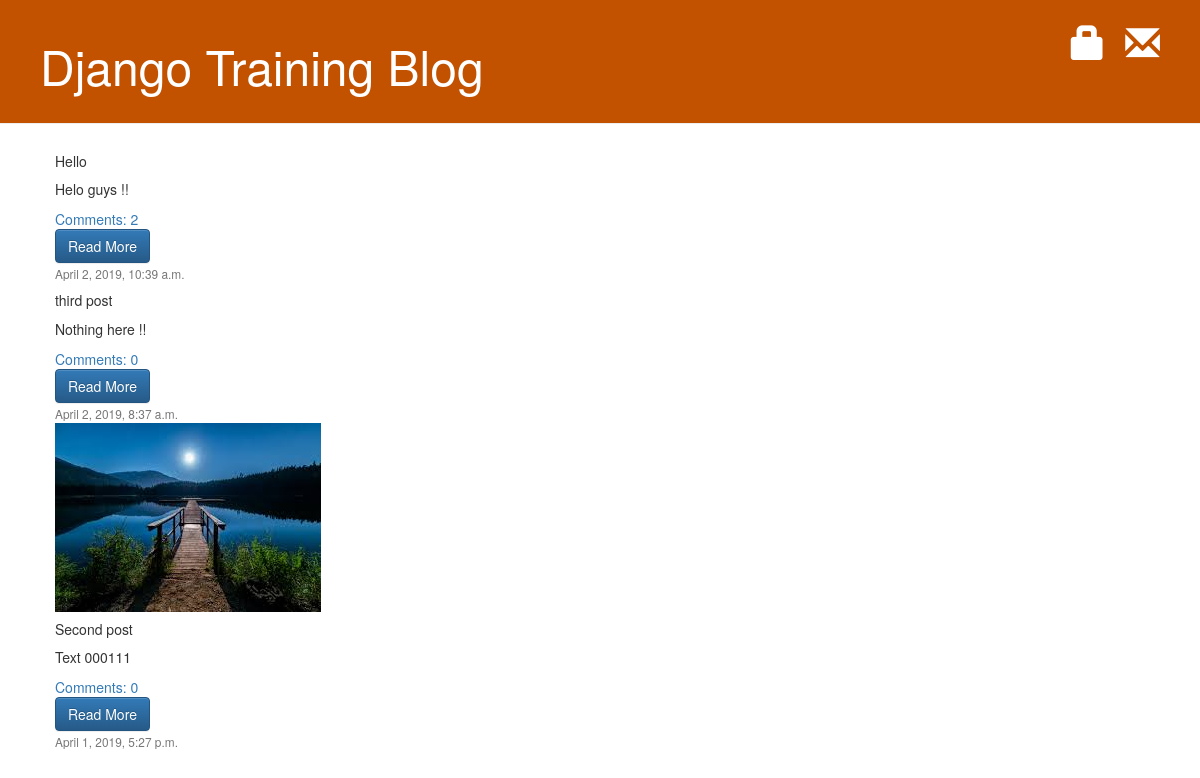
The app's page /, older data.
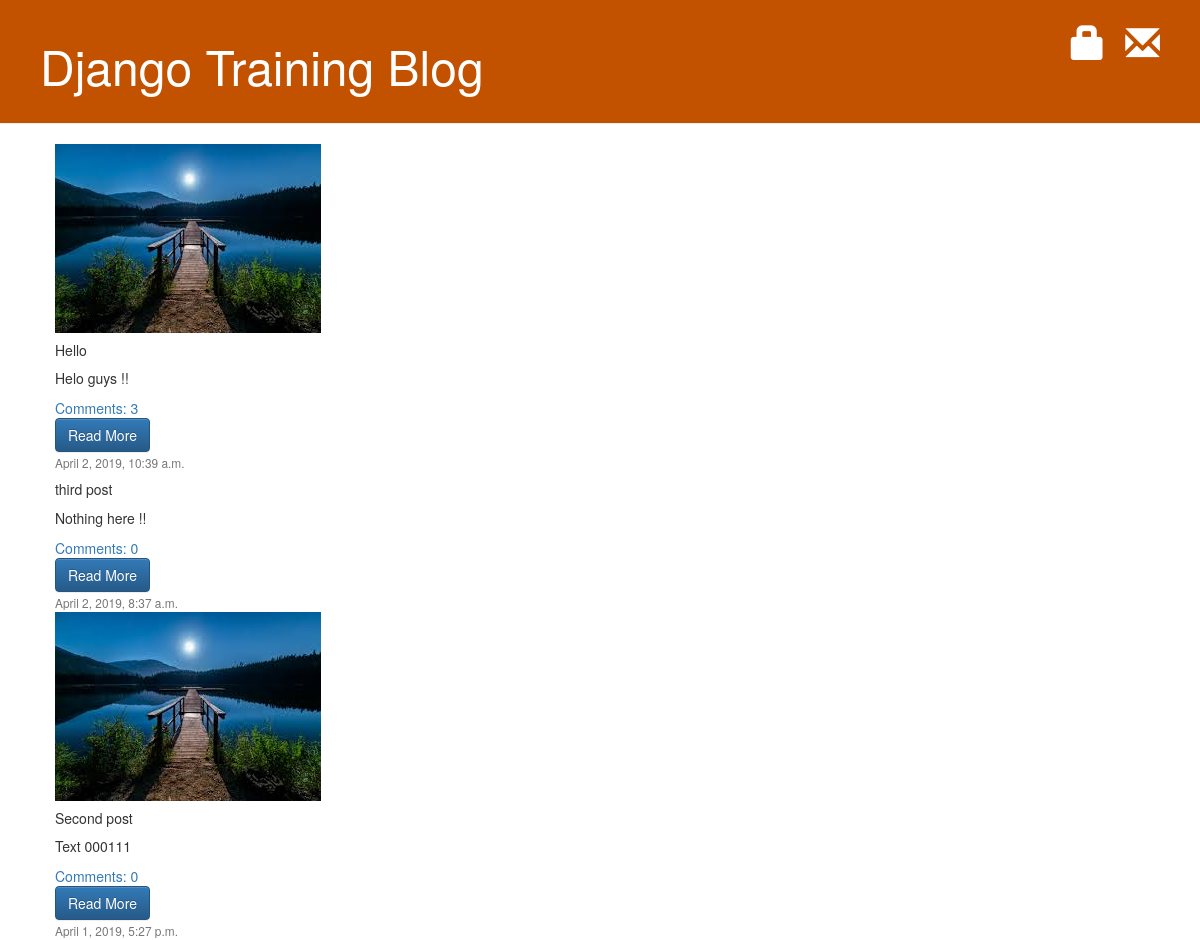
The same page, newer data.
### blog/models.py (models this page shows, shortened)
class Post(models.Model):
	author = models.ForeignKey(settings.AUTH_USER_MODEL, on_delete=models.CASCADE)
	title = models.CharField(max_length=200)
	text = models.CharField(max_length=5000)
	created_date = models.DateTimeField(default=timezone.now)
	published_date = models.DateTimeField(blank=True, null=True)
	def approved_comments(self):
		return self.comments.filter(approved_comment=True)

class PostImage(models.Model):
	post = models.ForeignKey('blog.Post', on_delete=models.DO_NOTHING)
	image = models.ImageField(upload_to='blog/images/')
	featured = models.BooleanField(default=False)
	updated = models.DateTimeField(auto_now_add = False, auto_now=True)
	thumbnail = models.BooleanField(default=False)
	active = models.BooleanField(default=True)

### blog/views.py (the view)
# urls.py: path('', views.PostListView.as_view(), name='post_list'),
class PostListView(generic.ListView):
	template_name = 'blog/mainPage.html'
	context_object_name = 'posts'
	def get_queryset(self):
		return Post.objects.filter(created_date__lte=timezone.now()).order_by('published_date')

### blog/templates/blog/mainPage.html
{% extends './base.html' %}
{% load static %}
{% block content %}
	<div class="card-group">
		{% for post in posts %}
		<div class="card" style="width: 18rem;">
			{% for item in post.postimage_set.all %}
				{% if item.featured %}
					<img class="card-img-top" src="{{item.image.url}}" alt="{{post.title}}">
				{% endif %}
			{% endfor %}
			<div class="card-body">
				<h5 class="card-title">{{ post.title }}</h5>
				<p class="card-text">{{ post.text | linebreaksbr }}</p>
				<a href="{% url 'post_detail' pk=post.pk %}">Comments: {{ post.approved_comments.count }}</a>
				<a href="{% url 'post_detail' pk=post.pk %}" class="btn btn-primary">Read More</a>
			</div>
			<div class="card-footer">
				<small class="text-muted">{{ post.created_date }}</small>
			</div>
		</div>
		{% endfor %}
	</div>
{% endblock %}

Row changes from the older to the newer data that the page shows:
computed for Post "Hello": approved_comments.count "2" → "3"
added PostImage: image (picture), shown under Post "Hello"
